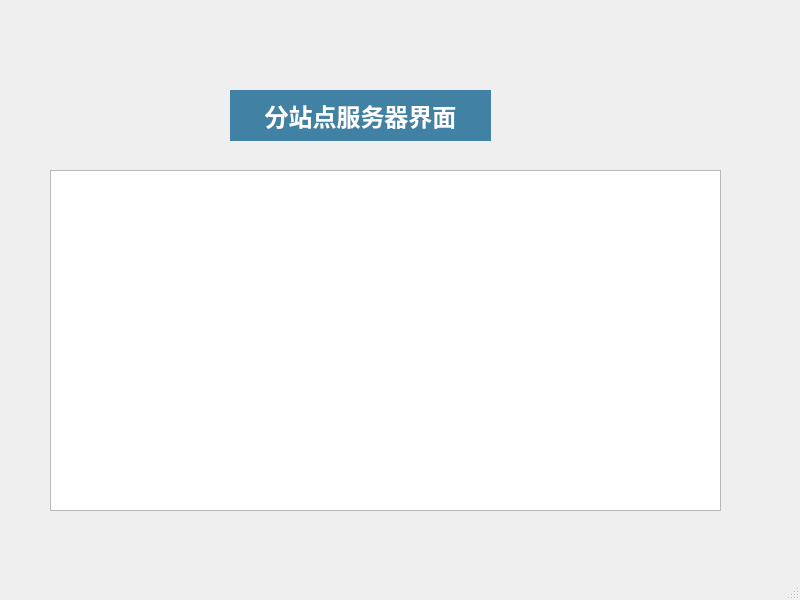
<?xml version="1.0" encoding="UTF-8"?>
<ui version="4.0">
 <class>MainWindow</class>
 <widget class="QMainWindow" name="MainWindow">
  <property name="geometry">
   <rect>
    <x>0</x>
    <y>0</y>
    <width>800</width>
    <height>600</height>
   </rect>
  </property>
  <property name="windowTitle">
   <string>MainWindow</string>
  </property>
  <widget class="QWidget" name="centralwidget">
   <widget class="QLabel" name="label">
    <property name="geometry">
     <rect>
      <x>230</x>
      <y>90</y>
      <width>261</width>
      <height>51</height>
     </rect>
    </property>
    <property name="font">
     <font>
      <pointsize>18</pointsize>
      <weight>75</weight>
      <bold>true</bold>
     </font>
    </property>
    <property name="styleSheet">
     <string notr="true">background-color: rgb(65, 130, 164);
color: rgb(255, 255, 255);</string>
    </property>
    <property name="text">
     <string>分站点服务器界面</string>
    </property>
    <property name="alignment">
     <set>Qt::AlignCenter</set>
    </property>
   </widget>
   <widget class="QTextEdit" name="textEdit">
    <property name="geometry">
     <rect>
      <x>50</x>
      <y>170</y>
      <width>671</width>
      <height>341</height>
     </rect>
    </property>
   </widget>
  </widget>
  <widget class="QMenuBar" name="menubar">
   <property name="geometry">
    <rect>
     <x>0</x>
     <y>0</y>
     <width>800</width>
     <height>26</height>
    </rect>
   </property>
  </widget>
  <widget class="QStatusBar" name="statusbar"/>
 </widget>
 <resources/>
 <connections/>
</ui>
